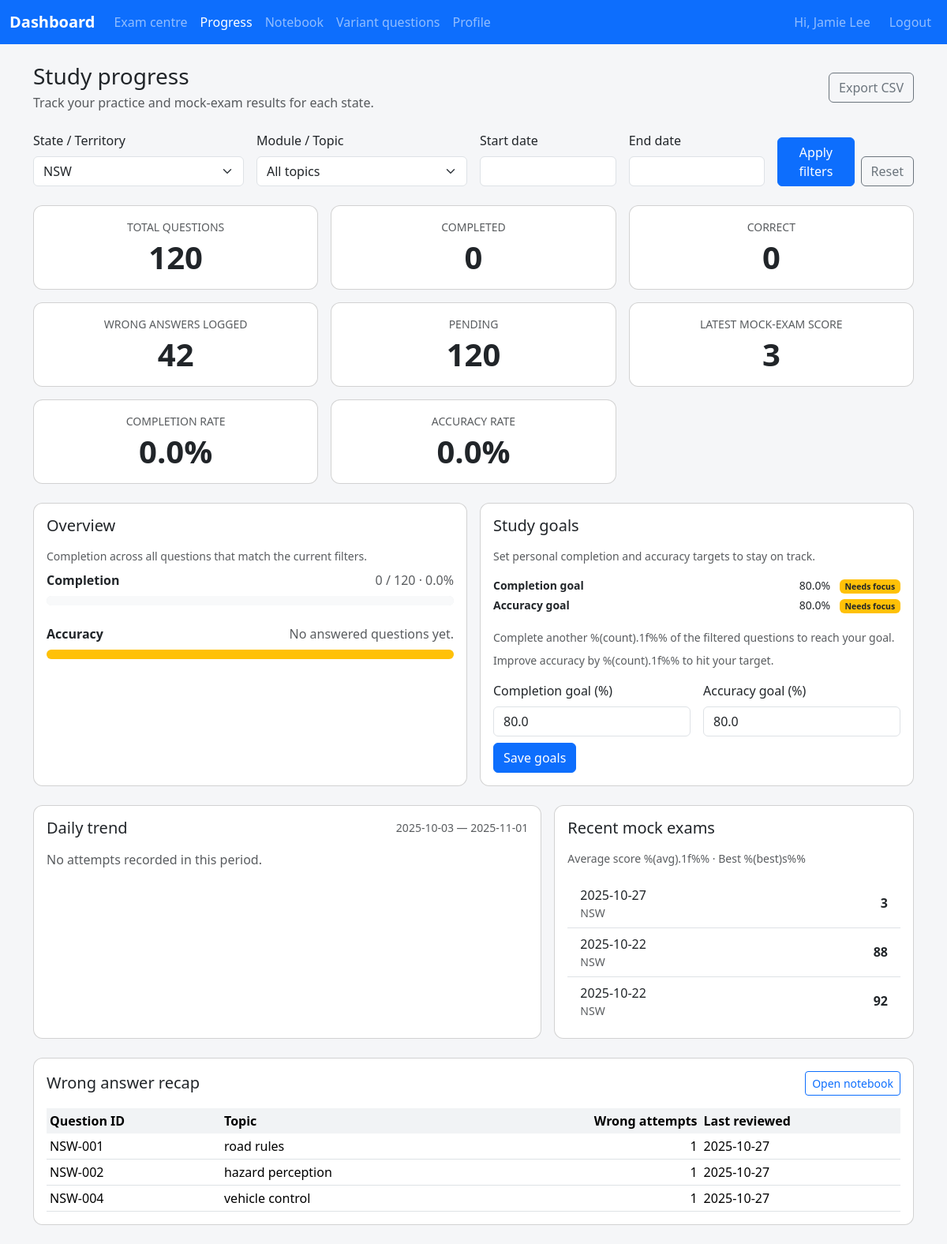
The page /student/progress (signed in) on the database as committed earlier.
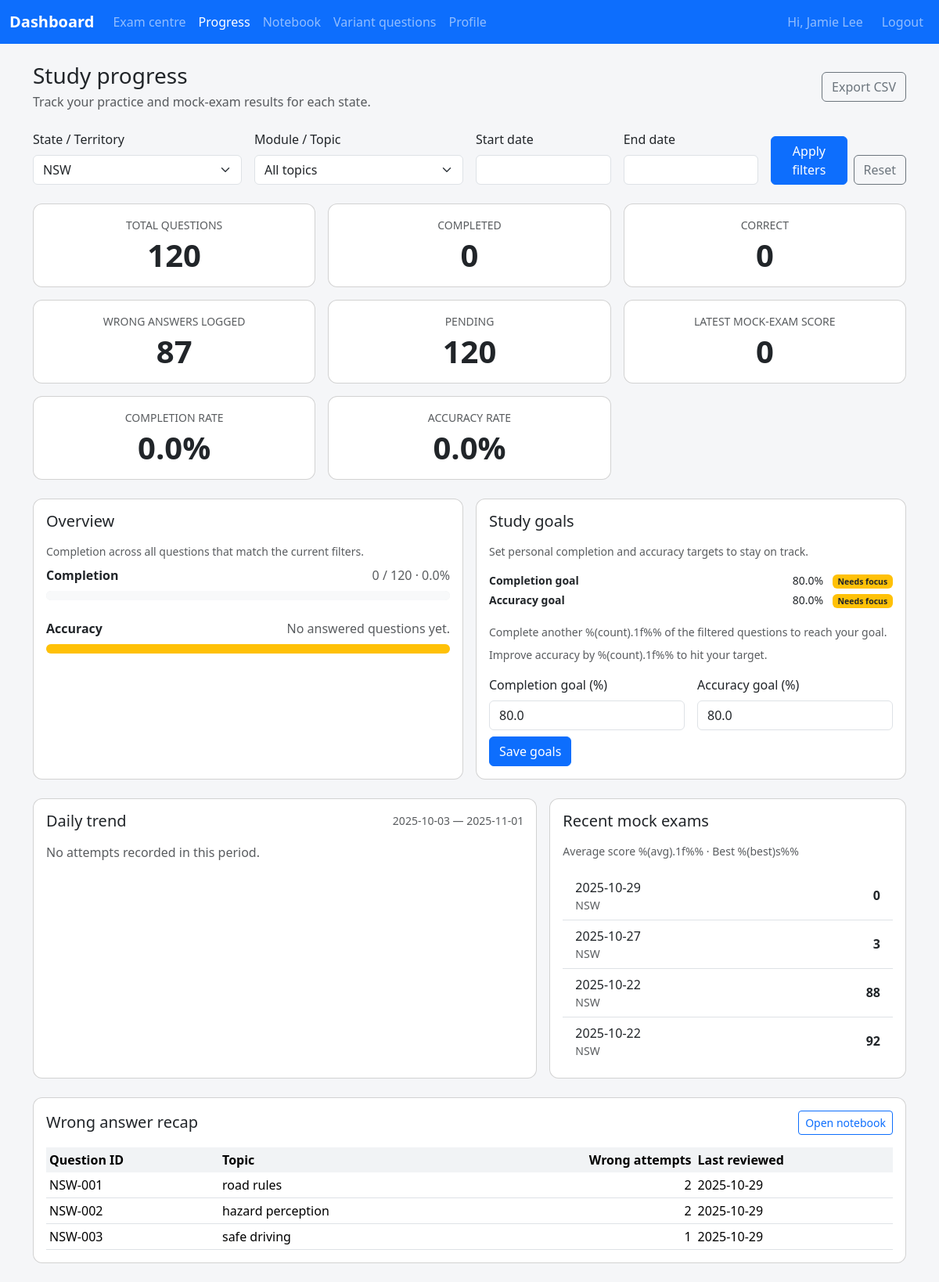
The same page on the database as committed later.
### app/models.py (models this page shows)
class MockExamSummary(db.Model):
    __tablename__ = "mock_exam_summaries"
    id = db.Column(db.Integer, primary_key=True)
    student_id = db.Column(db.Integer, db.ForeignKey("students.id"), nullable=False)
    state = db.Column(db.String(10))
    score = db.Column(db.Integer, nullable=False)
    taken_at = db.Column(db.DateTime, default=datetime.utcnow, nullable=False)
    student = db.relationship("Student", back_populates="mock_exam_summaries")

class Question(db.Model):
    __tablename__ = "questions"
    id = db.Column(db.Integer, primary_key=True)
    qid = db.Column(db.String(50), nullable=False)
    prompt = db.Column(db.Text, nullable=False)
    language = db.Column(db.String(20), nullable=False, default="ENGLISH")
    state_scope = db.Column(db.String(10), nullable=False, default="ALL")
    topic = db.Column(db.String(120), nullable=False, default="general")
    option_a = db.Column(db.String(255), nullable=False, default="Option A")
    option_b = db.Column(db.String(255), nullable=False, default="Option B")
    option_c = db.Column(db.String(255), nullable=False, default="Option C")
    option_d = db.Column(db.String(255), nullable=False, default="Option D")
    correct_option = db.Column(db.String(1), nullable=False, default="A")
    explanation = db.Column(db.Text, nullable=False, default="")
    image_url = db.Column(db.String(500))
    __table_args__ = (
        UniqueConstraint(
            "qid", "state_scope", "language", name="uq_question_qid_state_language"
        ),
    )

class NotebookEntry(db.Model):
    __tablename__ = "notebook_entries"
    id = db.Column(db.Integer, primary_key=True)
    student_id = db.Column(db.Integer, db.ForeignKey("students.id"), nullable=False)
    question_id = db.Column(db.Integer, db.ForeignKey("questions.id"), nullable=False)
    state = db.Column(db.String(10), nullable=False)
    wrong_count = db.Column(db.Integer, nullable=False, default=0)
    last_wrong_at = db.Column(db.DateTime)
    student = db.relationship("Student", back_populates="notebook_entries")
    question = db.relationship("Question")
    __table_args__ = (
        UniqueConstraint("student_id", "question_id", "state", name="uq_notebook_scope"),
    )

### app/student/routes.py (the view, shortened to what this page needs)
@student_bp.route("/progress", methods=["GET", "POST"], endpoint="progress")
@login_required
def progress_overview():
    student = _current_student()
    if not student:
        return _redirect_non_students()
    def _normalise(code: str | None) -> str:
        return (code or "").strip().upper()
    def _parse_date_param(value: str | None):
        if not value:
            return None
        try:
            return datetime.strptime(value, "%Y-%m-%d").date()
        except ValueError:
            return None
    requested_state = _normalise(request.args.get("state"))
    progress_records = (
        StudentStateProgress.query.with_entities(
            func.upper(StudentStateProgress.state).label("state"),
            StudentStateProgress.last_active_at,
        )
        .filter_by(student_id=student.id)
        .order_by(StudentStateProgress.last_active_at.desc())
        .all()
    )
    available_states: list[str] = []
    seen: set[str] = set()
    for state_code, _last_active in progress_records:
        code = _normalise(state_code)
        if code and code not in seen:
            available_states.append(code)
            seen.add(code)
    current_state = _normalise(student.state)
    if current_state and current_state not in seen:
        available_states.insert(0, current_state)
        seen.add(current_state)
    selected_state = requested_state if requested_state in seen else None
    if not selected_state and available_states:
        selected_state = available_states[0]
    request_data = request.args if request.method == "GET" else request.form
    raw_topic = (request_data.get("topic") or "").strip()
    start_date = _parse_date_param(request_data.get("start"))
    end_date = _parse_date_param(request_data.get("end"))
    filter_error: str | None = None
    if start_date and end_date and start_date > end_date:
        filter_error = _t("Start date must be before end date.")
        start_date = end_date = None
    start_at = datetime.combine(start_date, time.min) if start_date else None
    end_at = datetime.combine(end_date, time.max) if end_date else None
    today = datetime.utcnow().date()
    trend_default_start = datetime.combine(today - timedelta(days=29), time.min)
    trend_default_end = datetime.combine(today, time.max)
    trend_start_at = start_at or trend_default_start
    trend_end_at = end_at or trend_default_end
    summary = None
    error_message: str | None = None
    completion_pct = pending_pct = accuracy_pct = incorrect_pct = 0.0
    available_topics: list[str] = []
    trend_points: list[ProgressTrendPoint] = []
    recent_exams = []
    recent_exam_stats: dict[str, float | int | None] | None = None
    wrong_preview: list[dict[str, object]] = []
    if selected_state:
        question_bank = get_questions_for_state(
            selected_state, language=student.preferred_language
        )
        available_topics = sorted(
            {question.topic for question in question_bank if question.topic}
        )
        topic_param = raw_topic or None
        try:
            summary = get_progress_summary(
                student,
                state=selected_state,
                acting_student=student,
                start_at=start_at,
                end_at=end_at,
                topic=topic_param,
            )
            trend_points = get_progress_trend(
                student,
                state=selected_state,
                acting_student=student,
                start_at=trend_start_at,
                end_at=trend_end_at,
                topic=topic_param,
            )
        except (ProgressValidationError, ProgressAccessError) as exc:
            error_message = str(exc)
        if summary:
            def _percent(part: int, whole: int) -> float:
                if whole <= 0:
                    return 0.0
                return round((part / whole) * 100, 1)
            completion_pct = _percent(summary.done, summary.total)
            pending_pct = round(max(0.0, 100.0 - completion_pct), 1)
            accuracy_pct = _percent(summary.correct, summary.done)
            incorrect_pct = round(max(0.0, 100.0 - accuracy_pct), 1)
        if not error_message:
            exam_query = MockExamSummary.query.filter_by(
                student_id=student.id, state=selected_state
            )
            if start_at:
                exam_query = exam_query.filter(MockExamSummary.taken_at >= start_at)
            if end_at:
                exam_query = exam_query.filter(MockExamSummary.taken_at <= end_at)
            recent_exams = exam_query.order_by(
                MockExamSummary.taken_at.desc()
            ).limit(5).all()
            scores = [exam.score for exam in recent_exams if exam.score is not None]
            if scores:
                recent_exam_stats = {
                    "average_score": round(sum(scores) / len(scores), 1),
                    "best_score": max(scores),
                }
            wrong_query = NotebookEntry.query.filter_by(
                student_id=student.id, state=selected_state
            )
            topic_lower = (raw_topic or "").lower()
            if topic_lower:
                wrong_query = wrong_query.join(NotebookEntry.question).filter(
                    func.lower(Question.topic) == topic_lower
                )
            if start_at:
                wrong_query = wrong_query.filter(NotebookEntry.last_wrong_at >= start_at)
            if end_at:
                wrong_query = wrong_query.filter(NotebookEntry.last_wrong_at <= end_at)
            wrong_entries = (
                wrong_query.order_by(NotebookEntry.last_wrong_at.desc().nullslast())
                .limit(3)
                .all()
            )
            wrong_preview = [
                {
                    "qid": entry.question.qid,
                    "topic": entry.question.topic,
                    "wrong_count": entry.wrong_count,
                    "last_wrong_at": entry.last_wrong_at,
                }
                for entry in wrong_entries
            ]
    saved_goal = session.get("progress_goal") or {}
    goal_completion = float(saved_goal.get("completion", 80.0))
    goal_accuracy = float(saved_goal.get("accuracy", 80.0))
    goal_status = {
        "completion": goal_completion,
        "accuracy": goal_accuracy,
        "completion_met": summary is not None and completion_pct >= goal_completion,
        "accuracy_met": summary is not None and accuracy_pct >= goal_accuracy,
        "completion_gap": round(
            max(goal_completion - completion_pct, 0.0), 1
        )
        if summary
        else goal_completion,
        "accuracy_gap": round(max(goal_accuracy - accuracy_pct, 0.0), 1)
        if summary
        else goal_accuracy,
    }
    trend_payload = [
        {
            "day": point.day.isoformat(),
            "attempted": point.attempted,
            "correct": point.correct,
            "accuracy": point.accuracy,
        }
        for point in trend_points
    ]
    trend_summary = None
    export_params = {}
    if selected_state:
        export_params["state"] = selected_state
    if raw_topic:
        export_params["topic"] = raw_topic
    if start_date:
        export_params["start"] = start_date.isoformat()
    if end_date:
        export_params["end"] = end_date.isoformat()
    export_url = (
        url_for("student.progress_export", **export_params) if selected_state else None
    )
    goal_form_defaults = {
        "state": selected_state or "",
        "completion": goal_completion,
        "accuracy": goal_accuracy,
        "start": start_date.isoformat() if start_date else "",
        "end": end_date.isoformat() if end_date else "",
        "topic": raw_topic,
    }
    trend_range = {
        "start": trend_start_at.date(),
        "end": trend_end_at.date(),
    }
    return render_template(
        "student/progress.html",
        available_states=available_states,
        selected_state=selected_state,
        available_topics=available_topics,
        topic_filter=raw_topic,
        start_date=start_date,
        end_date=end_date,
        filter_error=filter_error,
        summary=summary,
        error_message=error_message,
        completion_pct=completion_pct,
        pending_pct=pending_pct,
        accuracy_pct=accuracy_pct,
        incorrect_pct=incorrect_pct,
        export_url=export_url,
        trend_points=trend_payload,
        trend_summary=trend_summary,
        trend_range=trend_range,
        recent_exams=recent_exams,
        recent_exam_stats=recent_exam_stats,
        wrong_preview=wrong_preview,
        goal_status=goal_status,
        goal_form_defaults=goal_form_defaults,
    )

### app/coach/routes.py (called while the page is built, shortened)
@coach_bp.before_app_request
def _restrict_student_portal_access():
    if request.blueprint != "coach":
        return None

### app/i18n.py (called while the page is built)
def normalise_language_code(language: str | None) -> str | None:
    if not language:
        return None
    code = language.strip().upper()
    if code in SUPPORTED_LANGUAGES:
        return code
    return None

def ensure_language_code(language: str | None) -> str:
    normalised = normalise_language_code(language)
    return normalised or DEFAULT_LANGUAGE

def translate_text(text: str, language: str, **format_values: str) -> str:
    catalogue = TRANSLATIONS.get(language, {})
    translated = catalogue.get(text, text)
    if format_values:
        try:
            return translated.format(**format_values)
        except (KeyError, IndexError):
            return translated
    return translated

### app/models.py (called while the page is built)
    @property
    def is_student(self) -> bool:
        return True

### app/services/progress.py (called while the page is built)
def _normalise_state_code(state_code: str | None) -> str:
    code = (state_code or "").strip().upper()
    if not code:
        raise ProgressValidationError("A state code must be provided.")
    return code

### app/templates/student/progress.html (shortened to what the changed rows need)
{% extends "base.html" %}
{% block extra_head %}
<link rel="stylesheet" href="https://cdn.jsdelivr.net/npm/flatpickr@4.6.13/dist/flatpickr.min.css">
{% endblock %}
{% block content %}
<div class="d-flex flex-column flex-md-row align-items-md-center justify-content-between gap-3 mb-4">
  <div>
    <h1 class="h3 mb-1">{{ _('Study progress') }}</h1>
  </div>
</div>
{% if error_message %}
<div class="alert alert-danger" role="alert">{{ _(error_message) }}</div>
{% elif summary %}
  <div class="row row-cols-1 row-cols-sm-2 row-cols-lg-3 g-3 mb-4">
    {% set cards = [
      (_('Total questions'), summary.total),
      (_('Completed'), summary.done),
      (_('Correct'), summary.correct),
      (_('Wrong answers logged'), summary.wrong),
      (_('Pending'), summary.pending),
      (_('Latest mock-exam score'), summary.last_score if summary.last_score is not none else '—'),
      (_('Completion rate'), '%.1f%%'|format(completion_pct)),
      (_('Accuracy rate'), '%.1f%%'|format(accuracy_pct)),
    ] %}
    {% for label, value in cards %}
    <div class="col">
      <div class="card h-100">
        <div class="card-body text-center">
          <p class="text-uppercase small text-muted mb-1">{{ label }}</p>
          <p class="display-6 fw-semibold mb-0">{{ value }}</p>
        </div>
      </div>
    </div>
    {% endfor %}
  </div>
  {% if summary.total == 0 %}
  <div class="alert alert-info" role="alert">{{ _('Start a practice to see progress.') }}</div>
  {% else %}
  <div class="row g-3 mb-4">
    <div class="col-lg-6">
      <div class="card h-100">
        <div class="card-body">
          <h2 class="h5 mb-3">{{ _('Overview') }}</h2>
        </div>
      </div>
    </div>
    <div class="col-lg-6">
      <div class="card h-100">
        <div class="card-body">
          <h2 class="h5 mb-3">{{ _('Study goals') }}</h2>
        </div>
      </div>
    </div>
  </div>
  <div class="row g-3 mb-4">
    <div class="col-xl-7">
      <div class="card h-100">
        <div class="card-body">
          <div class="d-flex justify-content-between align-items-center mb-3">
            <h2 class="h5 mb-0">{{ _('Daily trend') }}</h2>
          </div>
        </div>
      </div>
    </div>
    <div class="col-xl-5">
      <div class="card h-100">
        <div class="card-body">
          <h2 class="h5 mb-3">{{ _('Recent mock exams') }}</h2>
          {% if recent_exams %}
          <ul class="list-group list-group-flush">
            {% for exam in recent_exams %}
            <li class="list-group-item d-flex justify-content-between align-items-center">
              <span>
                {{ exam.taken_at.date() if exam.taken_at }}
                <span class="text-muted small d-block">{{ exam.state }}</span>
              </span>
              <span class="fw-semibold">{{ exam.score if exam.score is not none else '—' }}</span>
            </li>
            {% endfor %}
          </ul>
          {% else %}
          <p class="text-muted mb-0">{{ _('No mock exams in this period.') }}</p>
          {% endif %}
        </div>
      </div>
    </div>
  </div>
  <div class="card mb-4">
    <div class="card-body">
      <div class="d-flex flex-column flex-md-row justify-content-between align-items-md-center mb-3 gap-2">
        <h2 class="h5 mb-0">{{ _('Wrong answer recap') }}</h2>
      </div>
      {% if wrong_preview %}
      <div class="table-responsive">
        <table class="table table-sm align-middle mb-0">
          <thead>
            <tr>
              <th scope="col">{{ _('Question ID') }}</th>
              <th scope="col">{{ _('Topic') }}</th>
              <th scope="col" class="text-end">{{ _('Wrong attempts') }}</th>
              <th scope="col">{{ _('Last reviewed') }}</th>
            </tr>
          </thead>
          <tbody>
            {% for row in wrong_preview %}
            <tr>
              <td>{{ row.qid }}</td>
              <td>{{ row.topic or _('—') }}</td>
              <td class="text-end">{{ row.wrong_count }}</td>
              <td>{{ row.last_wrong_at.date() if row.last_wrong_at else _('Never') }}</td>
            </tr>
            {% endfor %}
          </tbody>
        </table>
      </div>
      {% else %}
      <p class="text-muted mb-0">{{ _('No wrong answers logged for the selected filters.') }}</p>
      {% endif %}
    </div>
  </div>
  {% endif %}
{% else %}
  <div class="alert alert-info" role="alert">{{ _('Switch to a state to load progress data.') }}</div>
{% endif %}
{% endblock %}

Rows that differ between the two databases and show on the page:
no longer on this page (row unchanged): Question: qid "NSW-004", topic "vehicle control", wrong_count "1", last_wrong_at "2025-10-27"
added MockExamSummary: taken_at "2025-10-29", state "NSW", score "0"
changed through a linked row, Question "NSW-001": wrong_count "1" → "2"; last_wrong_at "2025-10-27" → "2025-10-29"
changed through a linked row, Question "NSW-002": wrong_count "1" → "2"; last_wrong_at "2025-10-27" → "2025-10-29"
now on this page (row unchanged): Question: qid "NSW-003", topic "safe driving", wrong_count "1", last_wrong_at "2025-10-29"
Other text that changed with them:
new list line: "WRONG ANSWERS LOGGED 87"
new list line: "LATEST MOCK-EXAM SCORE 0"
list line gone: "WRONG ANSWERS LOGGED 42"
list line gone: "LATEST MOCK-EXAM SCORE 3"
